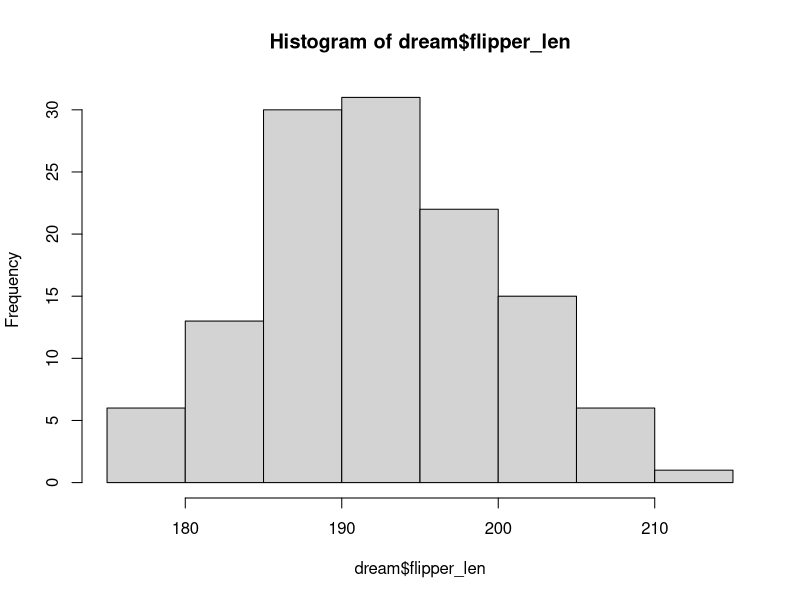

Reproduce this figure in R.
penguins <- read.csv("data/penguins.csv")

dream <- subset(penguins, island == "Dream")

gigapeng <- max(dream$flipper_len)

hist(dream$flipper_len)

mean(dream$flipper_len)
